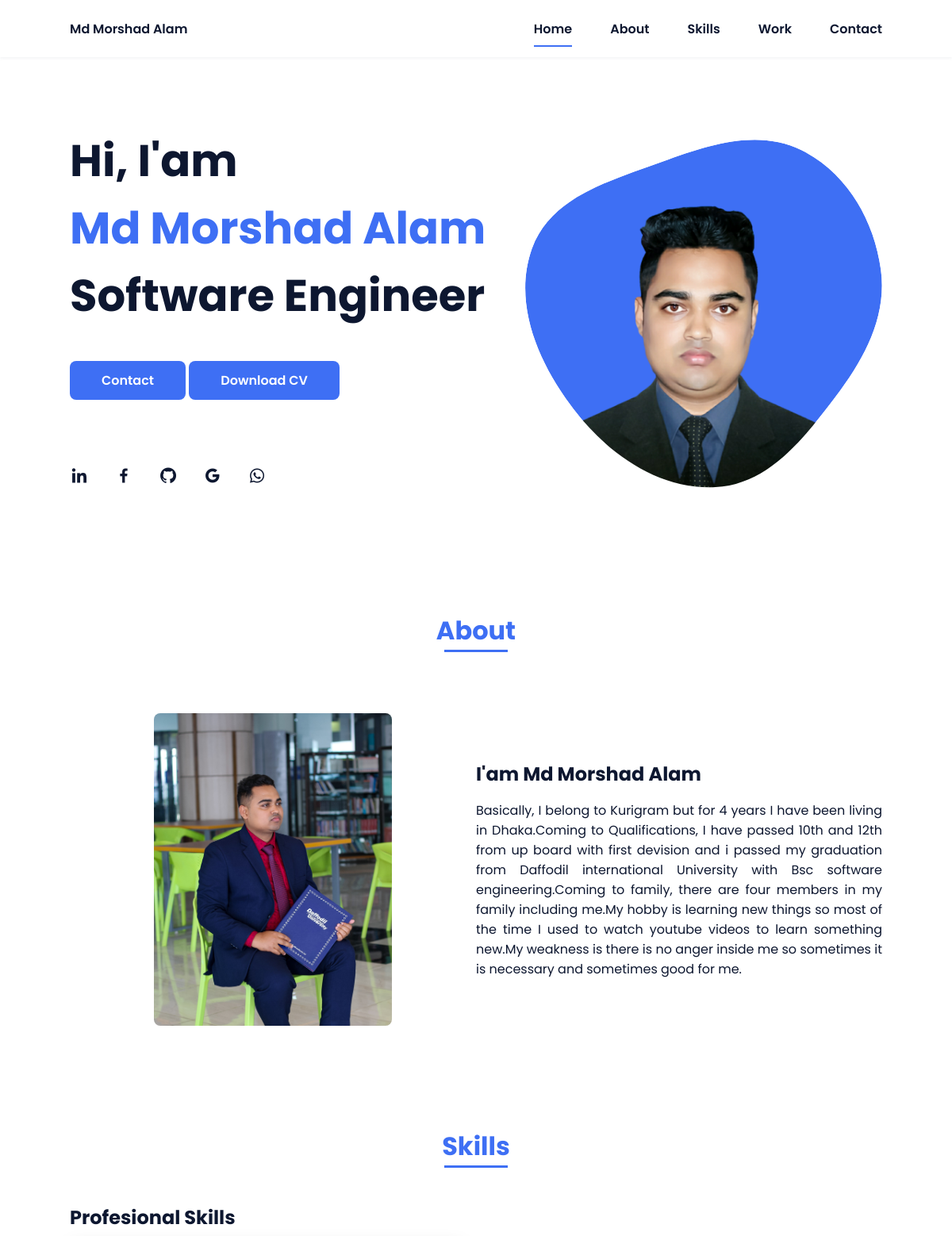
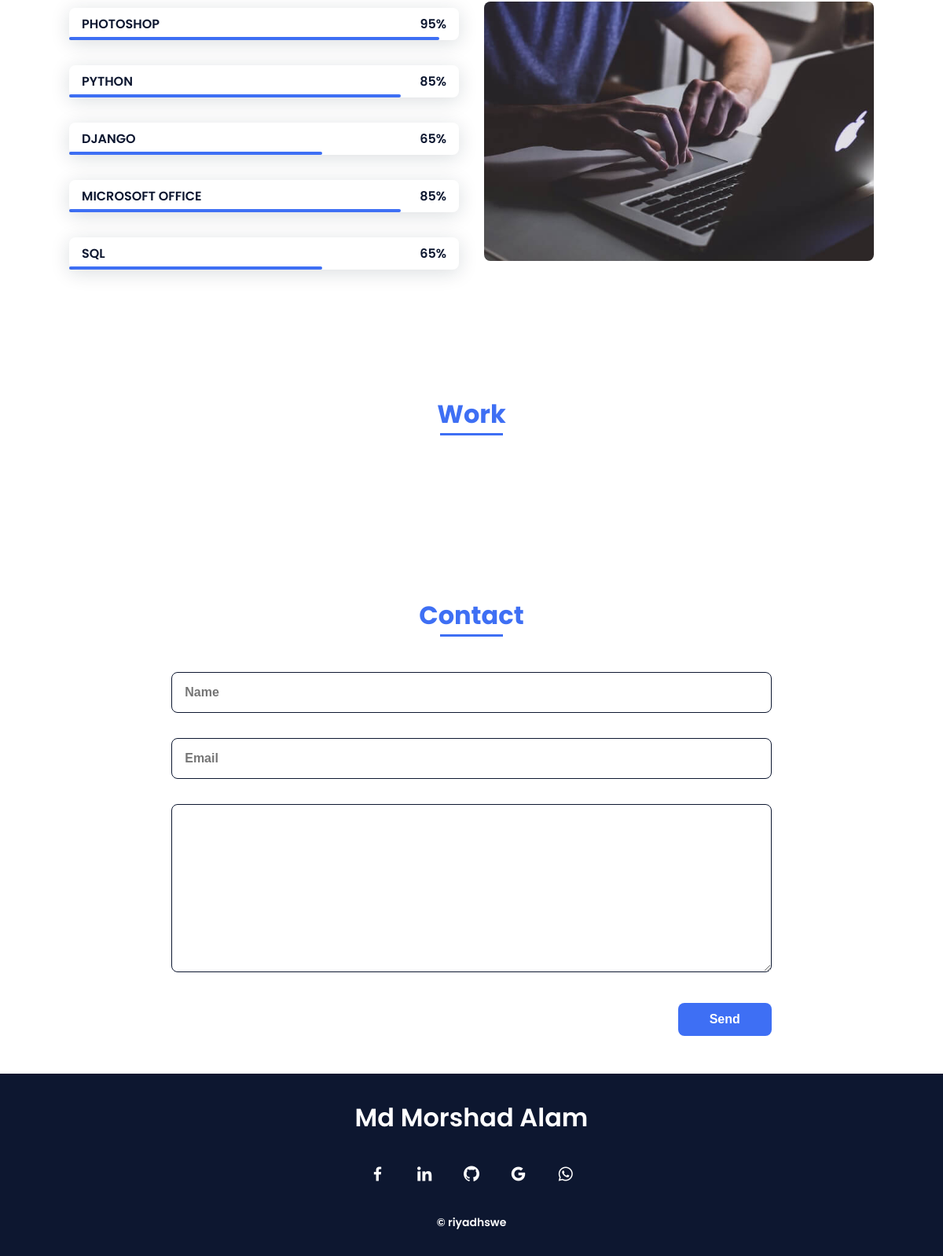
The page / on the database its author committed (2 pictures, top to bottom).
### App/models.py (models this page shows, shortened)
class Portfolio(models.Model):
    name = models.CharField(max_length=200, null=True)
    title = models.CharField(max_length=200, null=True)
    description = models.TextField(max_length=5000, null=True)

class Image(models.Model):
    name = models.CharField(max_length=200, null=True,verbose_name='Person Name')
    image1 = models.ImageField(upload_to='about/', blank=False,verbose_name='Profile 400*458 ')
    image2 = models.ImageField(upload_to='about/', blank=False,verbose_name='About 640*841 ')
    image3 = models.ImageField(upload_to='about/', blank=False,verbose_name='Skill 640*426 ')

class Skills(models.Model):
    Skill1 = models.CharField(max_length=200,verbose_name='Skill 95% ')
    Skill2 = models.CharField(max_length=200,verbose_name='Skill 85% ')
    Skill3 = models.CharField(max_length=200,verbose_name='Skill 65% ')
    Skill4 = models.CharField(max_length=200,verbose_name='Skill 85% ')
    Skill5 = models.CharField(max_length=200,verbose_name='Skill 65% ')

class footer(models.Model):
    footer = models.CharField(max_length=200,verbose_name='Footer')

### App/views.py (the view)
# urls.py: path('', views.index,name = 'index')
def index(request):
    portfoliodata = Portfolio.objects.all()
    imagedata = Image.objects.all()
    pdfdata = Pdf.objects.all()
    workdata = Work.objects.all()
    skilldata = Skills.objects.all()
    socialdata = Social.objects.all()
    footerdata = footer.objects.all()
    contex = {
        'p': portfoliodata,
        'i': imagedata,
        'pdf': pdfdata,
        'work': workdata,
        'Skills': skilldata,
        'social': socialdata,
        'footer': footerdata,
    }
    if request.method == 'POST':  # For Insert Data
        name = request.POST.get('name')
        email = request.POST.get('email')
        description = request.POST.get('description')
        contactdata = Contact(name=name, email=email, description=description)
        contactdata.save()
    return render(request, 'index.html', contex)

### templates/index.html (shortened to what this page needs)
{% load static %}
<!DOCTYPE html>
<html lang="en">
    <head>
        <link rel="stylesheet" href="{% static 'assets/css/styles.css'%}">
        <link href='https://cdn.jsdelivr.net/npm/boxicons@2.0.5/css/boxicons.min.css' rel='stylesheet'>
    </head>
    <body>
        <header class="l-header">
            <nav class="nav bd-grid">
                <div>
                    <a href="#" class="nav__logo">{{ p.0.name }}</a>
                </div>
                <div class="nav__menu" id="nav-menu">
                    <ul class="nav__list">
                        <li class="nav__item"><a href="#home" class="nav__link active">Home</a></li>
                        <li class="nav__item"><a href="#about" class="nav__link">About</a></li>
                        <li class="nav__item"><a href="#skills" class="nav__link">Skills</a></li>
                        <li class="nav__item"><a href="#work" class="nav__link">Work</a></li>
                        <li class="nav__item"><a href="#contact" class="nav__link">Contact</a></li>
                    </ul>
                </div>
            </nav>
        </header>
        <main class="l-main">
            <section class="home bd-grid" id="home">
                <div class="home__data">
                    <h1 class="home__title">Hi, I'am<br> <span class="home__title-color">{{ p.0.name }} </span><br> {{ p.0.title }}</h1>
                    <a href="#contact" class="button" >Contact</a>
                    <a href="{{ pdf.0.pdf.url }}" class="button" download="" >Download CV</a>
                </div>
                <div class="home__social">
                    <a href="{{ social.0.link1}}" class="home__social-icon"><i class='bx bxl-linkedin'></i></a>
                    <a href="{{ social.0.link2}}" class="home__social-icon"><i class='bx bxl-facebook' ></i></a>
                    <a href="{{ social.0.link3}}" class="home__social-icon"><i class='bx bxl-github' ></i></a>
                    <a href="mailto:{{ social.0.link4}}" class="home__social-icon"><i class='bx bxl-google' ></i></a>
                    <a href="{{ social.0.link5 }}" class="home__social-icon"><i class='bx bxl-whatsapp' ></i></a>
                </div>
                <div class="home__img">
                    <svg class="home__blob" viewBox="0 0 479 467" xmlns="http://www.w3.org/2000/svg" xmlns:xlink="http://www.w3.org/1999/xlink">
                        <mask id="mask0" mask-type="alpha">
                            <path d="M9.19024 145.964C34.0253 76.5814 114.865 54.7299 184.111 29.4823C245.804 6.98884 311.86 -14.9503 370.735 14.143C431.207 44.026 467.948 107.508 477.191 174.311C485.897 237.229 454.931 294.377 416.506 344.954C373.74 401.245 326.068 462.801 255.442 466.189C179.416 469.835 111.552 422.137 65.1576 361.805C17.4835 299.81 -17.1617 219.583 9.19024 145.964Z"/>
                        </mask>
                        <g mask="url(#mask0)">
                            <path d="M9.19024 145.964C34.0253 76.5814 114.865 54.7299 184.111 29.4823C245.804 6.98884 311.86 -14.9503 370.735 14.143C431.207 44.026 467.948 107.508 477.191 174.311C485.897 237.229 454.931 294.377 416.506 344.954C373.74 401.245 326.068 462.801 255.442 466.189C179.416 469.835 111.552 422.137 65.1576 361.805C17.4835 299.81 -17.1617 219.583 9.19024 145.964Z"/>
                            <image class="home__blob-img" x="50" y="60" href="{{ i.0.image1.url }} "/>
                        </g>
                    </svg>
                </div>
            </section>
            <section class="about section " id="about">
                <h2 class="section-title">About</h2>
                <div class="about__container bd-grid">
                    <div class="about__img">
                        <img src="{{ i.0.image2.url }}" alt="">
                    </div>
                    <div>
                        <h2 class="about__subtitle">I'am {{ p.0.name }}</h2>
                        <p class="about__text" align="justify">{{ p.0.description }}</p>
                    </div>
                </div>
            </section>
            <section class="skills section" id="skills">
                <h2 class="section-title">Skills</h2>
                <div class="skills__container bd-grid">
                    <div>
                        <h2 class="skills__subtitle">Profesional Skills</h2>
                        <div class="skills__data">
                            <div class="skills__names">
                                <span class="skills__name">{{ Skills.0.Skill1 }}</span>
                            </div>
                            <div class="skills__bar skills__html">
                            </div>
                            <div>
                                <span class="skills__percentage">95%</span>
                            </div>
                        </div>
                        <div class="skills__data">
                            <div class="skills__names">
                                <span class="skills__name">{{ Skills.0.Skill2 }}</span>
                            </div>
                            <div class="skills__bar skills__css">
                            </div>
                            <div>
                                <span class="skills__percentage">85%</span>
                            </div>
                        </div>
                        <div class="skills__data">
                            <div class="skills__names">
                                <span class="skills__name">{{ Skills.0.Skill3 }}</span>
                            </div>
                            <div class="skills__bar skills__js">
                            </div>
                            <div>
                                <span class="skills__percentage">65%</span>
                            </div>
                        </div>
                        <div class="skills__data">
                            <div class="skills__names">
                                <span class="skills__name">{{ Skills.0.Skill4 }}</span>
                            </div>
                            <div class="skills__bar skills__ux">
                            </div>
                            <div>
                                <span class="skills__percentage">85%</span>
                            </div>
                        </div>
                        <div class="skills__data">
                            <div class="skills__names">
                                <span class="skills__name">{{ Skills.0.Skill5 }}</span>
                            </div>
                            <div class="skills__bar skills__js">
                            </div>
                            <div>
                                <span class="skills__percentage">65%</span>
                            </div>
                        </div>
                    </div>
                    <div>
                        <img src="{{ i.0.image3.url }}" alt="" class="skills__img">
                    </div>
                </div>
            </section>
            <section class="work section" id="work">
                <h2 class="section-title">Work</h2>
                <div class="work__container bd-grid">
                </div>
            </section>
            <section class="contact section" id="contact">
                <h2 class="section-title">Contact</h2>
                <div class="contact__container bd-grid">
                      <form action="/" method="post"  role="form">
                        <input type="text" name="name"  placeholder="Name"  class="contact__input">
                        <input type="mail"name="email" placeholder="Email"  class="contact__input">
                        <textarea  name="description"   cols="0" rows="10" class="contact__input"></textarea>
                        <input type="submit" value="Send" class="contact__button button">
                    </form>
                </div>
            </section>
        </main>
        <footer class="footer">
            <p class="footer__title">{{ p.0.name }}</p>
            <div class="footer__social">
                <a href="{{ social.0.link2}}" class="footer__icon"><i class='bx bxl-facebook' ></i></a>
                <a href="{{ social.0.link1}}" class="footer__icon"><i class='bx bxl-linkedin' ></i></a>
                <a href="{{ social.0.link3}}" class="footer__icon"><i class='bx bxl-github' ></i></a>
                <a href="mailto:{{ social.0.link4}}" class="footer__icon"><i class='bx bxl-google' ></i></a>
                <a href="{{ social.0.link5 }}" class="footer__icon"><i class='bx bxl-whatsapp' ></i></a>
            </div>
            <p class="footer__copy">&#169; {{ footer.0.footer }} </p>
        </footer>
    </body>
</html>

### rows shown on the page
Portfolio: name "Md Morshad Alam", title "Software Engineer", description "Basically, I belong to Kurigram but for 4 years I have been living in Dhaka.Coming to Qualifications, I have passed 10th and 12th from up board with first devision and i passed my graduation from Daffodil international University with Bsc software engineering.Coming to family, there are four members in my family including me.My hobby is learning new things so most of the time I used to watch youtube videos to learn something new.My weakness is there is no anger inside me so sometimes it is necessary and sometimes good for me."
Image: image2 (picture), image3 (picture)
Skills: Skill1 "PHOTOSHOP", Skill2 "PYTHON", Skill3 "DJANGO", Skill4 "MICROSOFT OFFICE", Skill5 "SQL"
footer: footer "riyadhswe"
